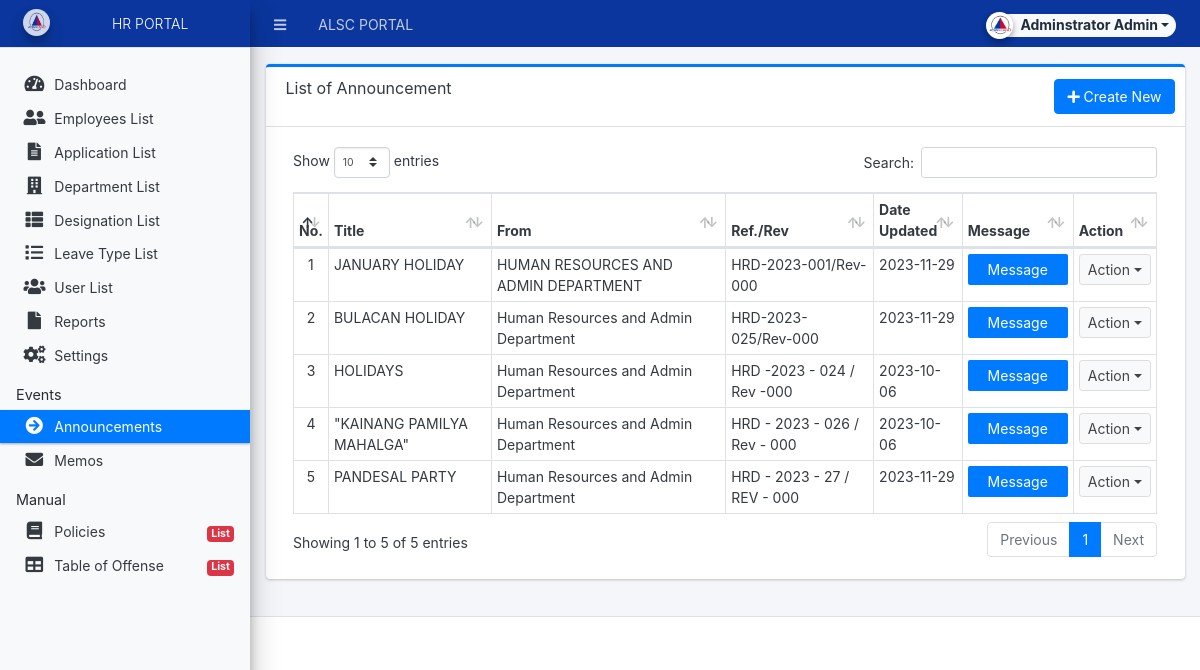
The app's page /admin/index.php?page=announcement/announcement (signed in) with its own data.
### tables this page shows
CREATE TABLE `announcement_list` (
  `id` int(30) NOT NULL,
  `title` text NOT NULL,
  `description` text NOT NULL,
  `date_created` datetime NOT NULL DEFAULT current_timestamp(),
  `date_updated` datetime DEFAULT NULL ON UPDATE current_timestamp(),
  `to_` text NOT NULL,
  `from_` text NOT NULL,
  `date_` datetime NOT NULL,
  `cc_` text NOT NULL,
  `ref_` text NOT NULL,
  `re_` text NOT NULL,
  `message` text NOT NULL,
  `file` text DEFAULT NULL
);

### classes/DBConnection.php (called while the page is built, shortened)
<?php
class DBConnection{
    private $host = DB_SERVER;
    private $username = DB_USERNAME;
    private $password = DB_PASSWORD;
    private $database = DB_NAME;
    public $conn;
    public function __construct(){
        if (!isset($this->conn)) {
            $this->conn = new mysqli($this->host, $this->username, $this->password, $this->database);
        }
    }
}
?>

### classes/SystemSettings.php (called while the page is built, shortened)
<?php
class SystemSettings extends DBConnection{
	function userdata($field = ''){
		if(!empty($field)){
			if(isset($_SESSION['userdata'][$field]))
				return $_SESSION['userdata'][$field];
			else
				return null;
		}else{
			return false;
		}
	}
}
$_settings = new SystemSettings();
?>

### admin/announcement/announcement.php (the view, shortened to what this page needs)
<div class="card card-outline card-primary">
	<div class="card-header">
		<h3 class="card-title">List of Announcement</h3>
		<?php if($_settings->userdata('type') != 3): ?>
		<div class="card-tools">
		<a href="?page=announcement/manage_announce" class="btn btn-primary"><span class="fas fa-plus"></span>  Create New</a>
		</div>
		<?php endif; ?>
	</div>
	<div class="card-body">
        <div class="container-fluid">
			<table class="table table-stripped table-hover table-bordered">
				<thead>
					<tr>
						<th>No.</th>
						<th>Title</th>
						<th>From</th>
						<th>Ref./Rev</th>
						<th>Date Updated</th>
						<th>Message</th>
						<th>Action</th>
					</tr>
				</thead>
				<tbody>
					<?php
					$i = 1;
						$qry = $conn->query("SELECT * from `announcement_list` order by unix_timestamp(date_created) desc ");
						while($row = $qry->fetch_assoc()):
                            $row['description'] = strip_tags(stripslashes(html_entity_decode($row['description'])));
					?>
						<tr>
							<td class="text-center"><?php echo $i++; ?></td>
							<td><?php echo $row['title'] ?></td>
							<td><?php echo $row['from_'] ?></td>
							<td><?php echo $row['ref_'] ?></td>
							<td><?php echo ($row['date_updated'] != null) ? date('Y-m-d', strtotime($row['date_updated'])) : date('Y-m-d', strtotime($row['date_created'])); ?></td>
							<td><a class="btn btn-primary msg_announce" href="javascript:void(0)" data-id="<?php echo $row['id'] ?>"><span></span> Message </a></td>
							<td align="center">
								<button type="button" class="btn btn-default btn-sm dropdown-toggle dropdown-icon" data-toggle="dropdown">
				                  		Action
				                </button>
							</td>
						</tr>
					<?php endwhile; ?>
				</tbody>
			</table>
		</div>
	</div>
</div>

### admin/announcement/announcement.php (style rules this page uses)
.msg_announce { color: white; padding: 15px 15px; border: none; border-radius: 2px; text-decoration: none; display: inline-block; line-height: 1px; width: 100px; }

### records on screen
announcement_list: title "JANUARY HOLIDAY", from_ "HUMAN RESOURCES AND ADMIN DEPARTMENT", ref_ "HRD-2023-001/Rev-000", date_created "2023-11-29"
announcement_list: title "BULACAN HOLIDAY", from_ "Human Resources and Admin Department", ref_ "HRD-2023-025/Rev-000", date_updated "2023-11-29"
announcement_list: title "HOLIDAYS", from_ "Human Resources and Admin Department", ref_ "HRD -2023 - 024 / Rev -000", date_updated "2023-10-06"
announcement_list: title "\"KAINANG PAMILYA MAHALGA\"", from_ "Human Resources and Admin Department", ref_ "HRD - 2023 - 026 / Rev - 000", date_created "2023-10-06"
announcement_list: title "PANDESAL PARTY", from_ "Human Resources and Admin Department", ref_ "HRD - 2023 - 27 / REV - 000", date_updated "2023-11-29"

### other values on screen
$_settings->info('name') "ALSC PORTAL"
$_settings->userdata('firstname').' '.$_settings->userdata('lastname') "Adminstrator Admin"
$_settings->info('short_name') "HR PORTAL"
